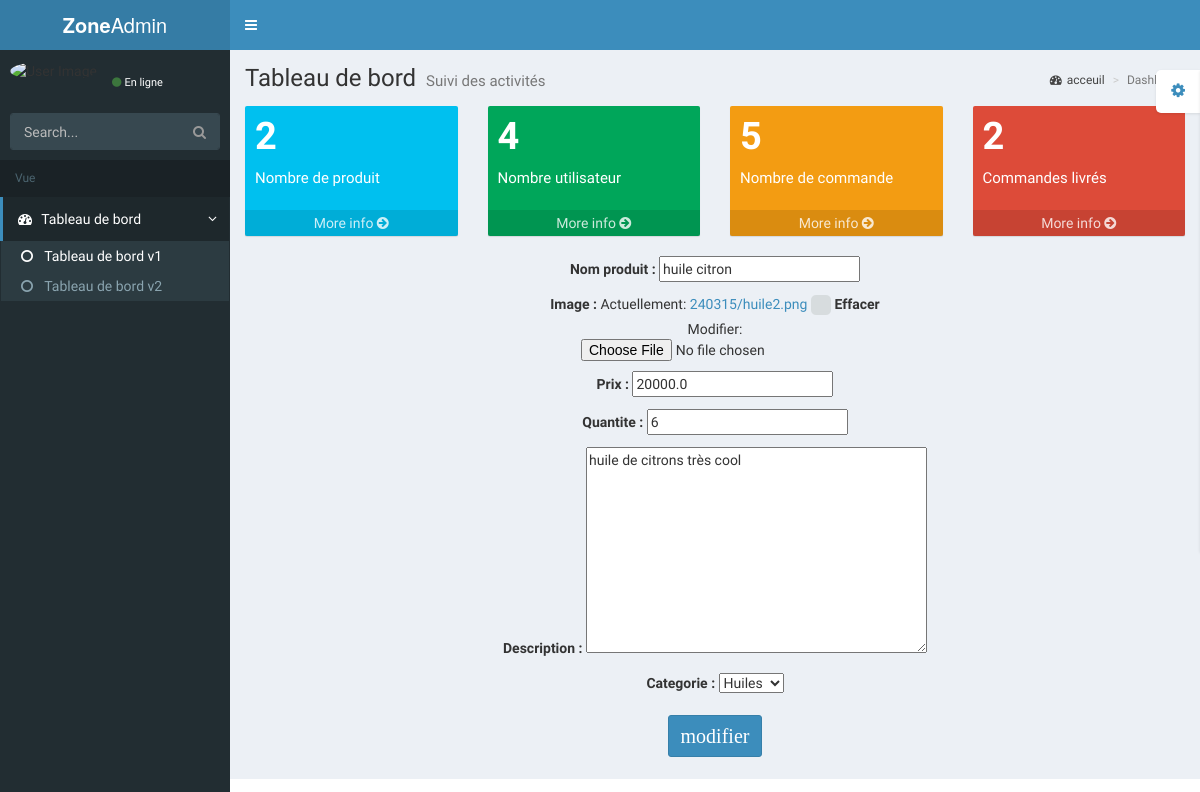
The app's page /app_admin/update/2, older data.
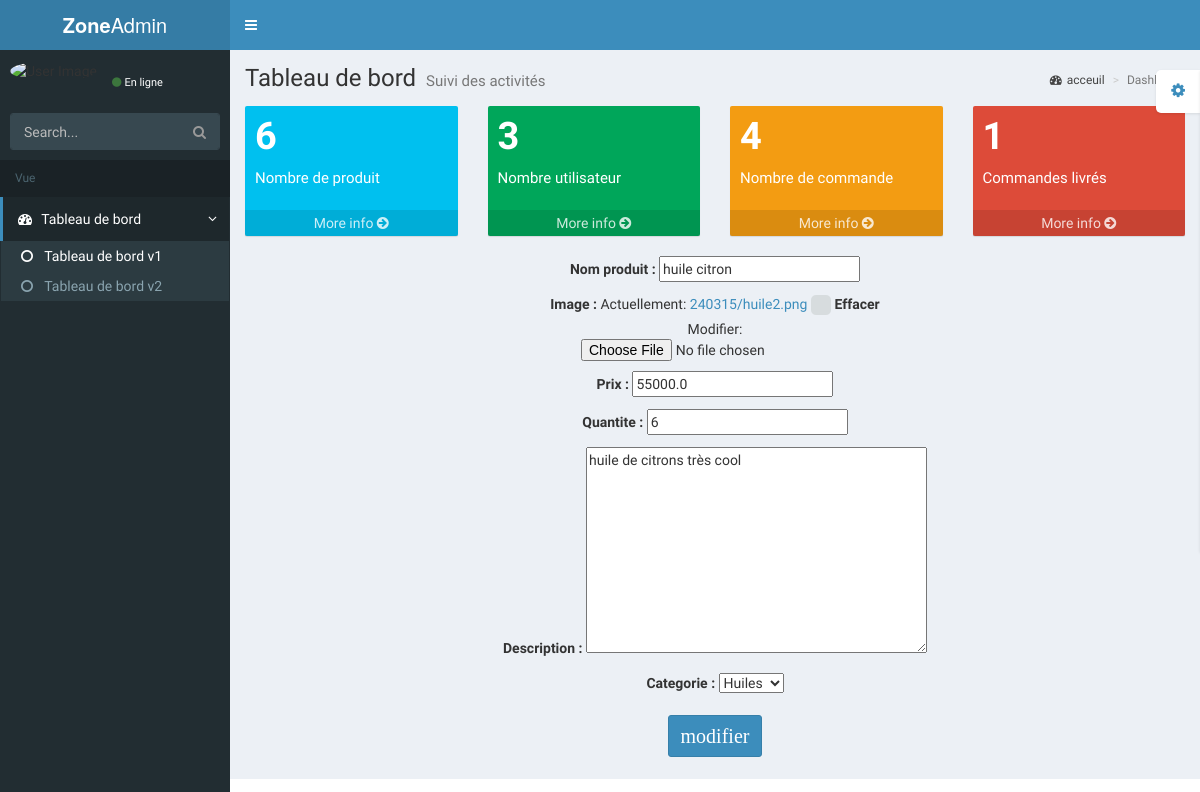
The same page, newer data.
### gestionproduits/models.py (models this page shows, shortened)
class Produits(models.Model):
    nom_produit=models.CharField(max_length=30)
    prix=models.FloatField(default=0.0)
    description=models.TextField()
    quantite=models.IntegerField(null=True)
    image=models.ImageField(upload_to='media/',blank=True,null=True)
    date=models.DateField(auto_now=True)
    categorie=models.ForeignKey(Categorie, on_delete=models.CASCADE)
    class META:
        ordoring=['-date']

### app_admin/views.py (the view)
def modifie_produit(request,obj):
    message = ''
    produit = Produits.objects.get(id=obj)
    form = Rowform(request.POST or None,instance=produit)
    if form.is_valid():
        form.save()
        form = Rowform()
        message ="Modification effectuée avec succès"
    return render(request,'app_admin/update.html',{"form":form})

### app_admin/form.py
class Rowform(forms.ModelForm):
    class Meta:
        model = Produits
        fields = ['nom_produit','image','prix','quantite','description','categorie']

### app_admin/context_processor.py (called while the page is built)
def space_admin(request):
    produit = Produits.objects.count()
    utilisateur = Utilisateur.objects.count()
    commande = Commande.objects.count()
    commande_livre = Commande.objects.filter(livré=True).count()
    visiteur = Utilisateur.objects.all()
    commandes = Commande.objects.all()
    user = request.user
    context = {
        'produit':produit,
        'utilisateur':utilisateur,
        'commande':commande,
        'commande_livre':commande_livre,
        'user':user,
         'visiteur':visiteur,
         'commandes':commandes
    }
    return context

### gestionproduits/models.py (called while the page is built)
    def __str__(self):
        return self.nom_categorie

### app_admin/templates/app_admin/update.html (shortened to what the changed rows need)
{% load static %}
<!DOCTYPE html>
<html>
  <head>
    <link href="{% static 'app_admin/bootstrap/css/bootstrap.min.css' %}" rel="stylesheet" type="text/css" />
    <link href="https://maxcdn.bootstrapcdn.com/font-awesome/4.3.0/css/font-awesome.min.css" rel="stylesheet" type="text/css" />
    <link href="http://code.ionicframework.com/ionicons/2.0.0/css/ionicons.min.css" rel="stylesheet" type="text/css" />
    <link href="{% static 'app_admin/dist/css/AdminLTE.min.css' %}" rel="stylesheet" type="text/css" />
    <link href="{% static 'app_admin/dist/css/skins/_all-skins.min.css' %}" rel="stylesheet" type="text/css" />
    <link href="{% static 'app_admin/plugins/iCheck/flat/blue.css' %}" rel="stylesheet" type="text/css" />
    <link href="{% static 'app_admin/plugins/morris/morris.css' %}" rel="stylesheet" type="text/css" />
    <link rel="stylesheet" href="{% static 'Compte/assets/css/font-awesome.css' %}">
    <link href="{% static 'app_admin/plugins/jvectormap/jquery-jvectormap-1.2.2.css' %}" rel="stylesheet" type="text/css" />
    <link href="{% static 'app_admin/plugins/datepicker/datepicker3.css' %}" rel="stylesheet" type="text/css" />
    <link href="{% static 'app_admin' %}" rel="stylesheet" type="text/css" />
    <link href="{% static 'app_admin/plugins/bootstrap-wysihtml5/bootstrap3-wysihtml5.min.css' %}" rel="stylesheet" type="text/css" />
    <link rel="stylesheet" href="{% static 'app_admin/font-awesome.css' %}">
  </head>
  <body class="skin-blue">
    <div class="wrapper">
      <div class="content-wrapper">
        <section class="content-header">
          <h1>
            Tableau de bord
            <small>Suivi des activités</small>
          </h1>
        </section>
        <section class="content">
          <div class="row">
            <div class="col-lg-3 col-xs-6">
              <div class="small-box bg-aqua">
                <div class="inner">
                  <h3>{{produit}}</h3>
                  <p>Nombre de produit</p>
                </div>
              </div>
            </div>
            <div class="col-lg-3 col-xs-6">
              <div class="small-box bg-green">
                <div class="inner">
                  <h3>{{utilisateur}}</sup></h3>
                  <p>Nombre utilisateur</p>
                </div>
              </div>
            </div>
            <div class="col-lg-3 col-xs-6">
              <div class="small-box bg-yellow">
                <div class="inner">
                  <h3>{{commande}}</h3>
                  <p>Nombre de commande</p>
                </div>
              </div>
            </div>
            <div class="col-lg-3 col-xs-6">
              <div class="small-box bg-red">
                <div class="inner">
                  <h3>{{commande_livre}}</h3>
                  <p>Commandes livrés</p>
                </div>
              </div>
            </div>
          </div>
          <center>
          <form id="for" action="" method="post" enctype="multipart/form-data" class="mt-3">
            {{form.as_p}}
          </form>
                 </center>
    </div>
  </body>
</html>

Row changes from the older to the newer data that the page shows:
changed Produits "huile citron": prix "20000.0" → "55000.0"
Text that changed along with them:
{{ produit }}: "2" → "6"
{{ utilisateur }}: "4" → "3"
{{ commande }}: "5" → "4"
{{ commande_livre }}: "2" → "1"
